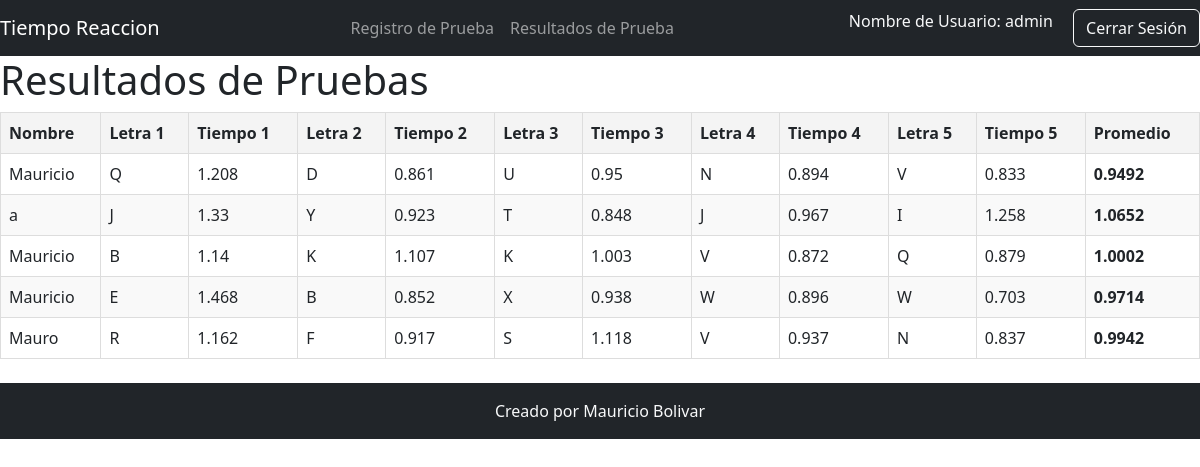
Before: /resultados/ (signed in) with the older database file.
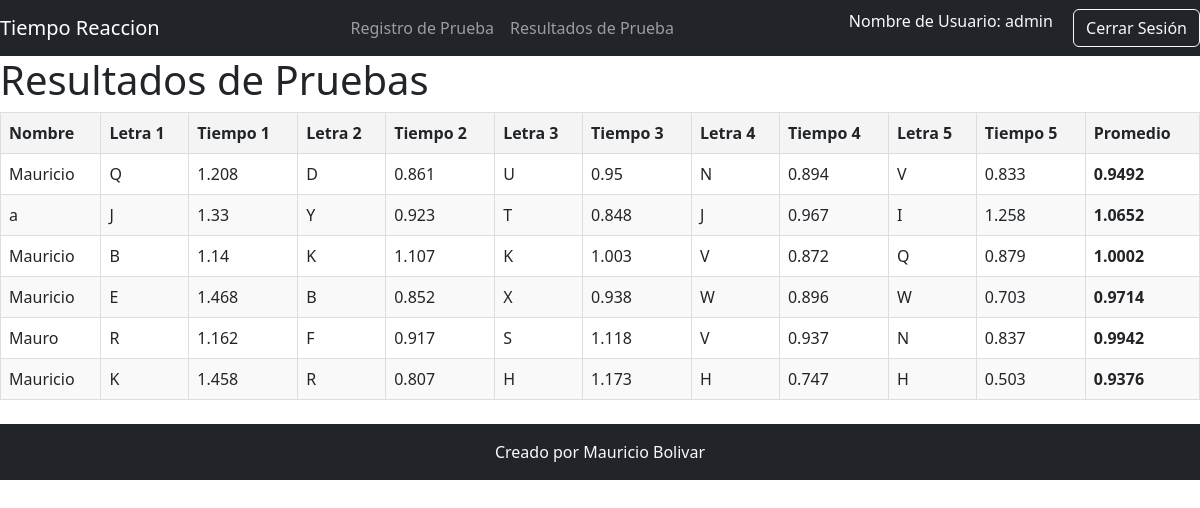
After: the same page with the newer database file.
### web/models.py (models this page shows)
class Prueba(models.Model):
    prueba_id = models.AutoField(primary_key=True)
    nombre = models.CharField(max_length= 64)
    letra_1 = models.CharField(max_length= 1)
    tiempo_1 = models.FloatField(default=0.0,)
    letra_2 = models.CharField(max_length= 1)
    tiempo_2 = models.FloatField(default=0.0)
    letra_3 = models.CharField(max_length= 1)
    tiempo_3 = models.FloatField(default=0.0)
    letra_4 = models.CharField(max_length= 1)
    tiempo_4 = models.FloatField(default=0.0)
    letra_5 = models.CharField(max_length= 1)
    tiempo_5 = models.FloatField(default=0.0)
    def calcular_promedio(self):
        tiempos = [self.tiempo_1, self.tiempo_2, self.tiempo_3, self.tiempo_4, self.tiempo_5]
        tiempos_validos = [t for t in tiempos if t > 0]
        if tiempos_validos:
            return sum(tiempos_validos) / len(tiempos_validos)
        return 0.0

### web/views.py (the view)
# urls.py: path('resultados/', resultados, name='resultados'),
@login_required
def resultados(request):
    pruebas = Prueba.objects.all()
    datos_combinados = []
    for prueba in pruebas:
        promedio = round(prueba.calcular_promedio(), 4)
        datos_combinados.append({
            'nombre': prueba.nombre,
            'letra_1': prueba.letra_1,
            'tiempo_1': prueba.tiempo_1,
            'letra_2': prueba.letra_2,
            'tiempo_2': prueba.tiempo_2,
            'letra_3': prueba.letra_3,
            'tiempo_3': prueba.tiempo_3,
            'letra_4': prueba.letra_4,
            'tiempo_4': prueba.tiempo_4,
            'letra_5': prueba.letra_5,
            'tiempo_5': prueba.tiempo_5,
            'promedio': promedio,
        })
    return render(request, 'resultados.html', {'datos_combinados': datos_combinados})

### web/templates/resultados.html (shortened to what this page needs)
<!DOCTYPE html>
<html lang="en">
<head>
    {% include 'head.html' %}
    {% load static %}
<link rel="stylesheet" href="{% static 'css/styles.css' %}">
</head>
<body>
    {% include 'navbar.html' %}
    <h1>Resultados de Pruebas</h1>
    <table>
        <thead>
            <tr>
                <th>Nombre</th>
                <th>Letra 1</th>
                <th>Tiempo 1</th>
                <th>Letra 2</th>
                <th>Tiempo 2</th>
                <th>Letra 3</th>
                <th>Tiempo 3</th>
                <th>Letra 4</th>
                <th>Tiempo 4</th>
                <th>Letra 5</th>
                <th>Tiempo 5</th>
                <th>Promedio</th>
            </tr>
        </thead>
        <tbody>
            {% for datos in datos_combinados %}
            <tr>
                <td>{{ datos.nombre }}</td>
                <td>{{ datos.letra_1 }}</td>
                <td>{{ datos.tiempo_1 }}</td>
                <td>{{ datos.letra_2 }}</td>
                <td>{{ datos.tiempo_2 }}</td>
                <td>{{ datos.letra_3 }}</td>
                <td>{{ datos.tiempo_3 }}</td>
                <td>{{ datos.letra_4 }}</td>
                <td>{{ datos.tiempo_4 }}</td>
                <td>{{ datos.letra_5 }}</td>
                <td>{{ datos.tiempo_5 }}</td>
                <td><b>{{ datos.promedio }}</b></td>
            </tr>
            {% endfor %}
        </tbody>
    </table>
    <br>
    {% include 'footer.html' %}
</body>
</html>

Changed rows visible on the page:
added Prueba: nombre "Mauricio", letra_1 "K", tiempo_1 "1.458", letra_2 "R", tiempo_2 "0.807", letra_3 "H", tiempo_3 "1.173", letra_4 "H", tiempo_4 "0.747", letra_5 "H", tiempo_5 "0.503", promedio "0.9376"
